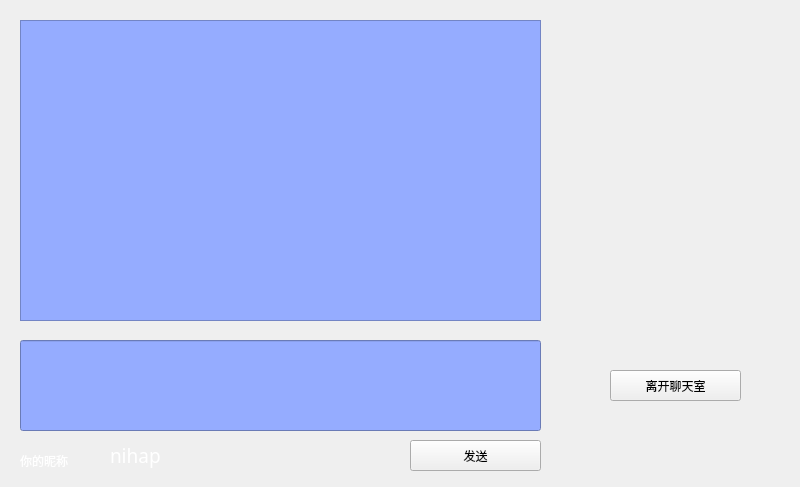
<?xml version="1.0" encoding="UTF-8"?>
<ui version="4.0">
 <class>TcpClient</class>
 <widget class="QWidget" name="TcpClient">
  <property name="geometry">
   <rect>
    <x>0</x>
    <y>0</y>
    <width>800</width>
    <height>487</height>
   </rect>
  </property>
  <property name="windowTitle">
   <string>聊天室</string>
  </property>
  <property name="styleSheet">
   <string notr="true">#TcpClient
{
	background-image: url(:/new/prefix1/alena-aenami19.jpg);
}</string>
  </property>
  <widget class="QLabel" name="userName">
   <property name="geometry">
    <rect>
     <x>110</x>
     <y>440</y>
     <width>141</width>
     <height>31</height>
    </rect>
   </property>
   <property name="font">
    <font>
     <family>黑体</family>
     <pointsize>14</pointsize>
    </font>
   </property>
   <property name="styleSheet">
    <string notr="true">color: rgb(255, 255, 255);</string>
   </property>
   <property name="text">
    <string>nihap</string>
   </property>
  </widget>
  <widget class="QLineEdit" name="sendLineEdit">
   <property name="geometry">
    <rect>
     <x>20</x>
     <y>340</y>
     <width>521</width>
     <height>91</height>
    </rect>
   </property>
   <property name="font">
    <font>
     <family>Adobe Devanagari</family>
     <pointsize>11</pointsize>
    </font>
   </property>
   <property name="styleSheet">
    <string notr="true">background-color: rgb(149, 172, 255);</string>
   </property>
  </widget>
  <widget class="QPushButton" name="sendBtn">
   <property name="geometry">
    <rect>
     <x>410</x>
     <y>440</y>
     <width>131</width>
     <height>31</height>
    </rect>
   </property>
   <property name="text">
    <string>发送</string>
   </property>
  </widget>
  <widget class="QListWidget" name="contentListWidget">
   <property name="geometry">
    <rect>
     <x>20</x>
     <y>20</y>
     <width>521</width>
     <height>301</height>
    </rect>
   </property>
   <property name="font">
    <font>
     <family>Adobe Devanagari</family>
     <pointsize>11</pointsize>
    </font>
   </property>
   <property name="styleSheet">
    <string notr="true">background-color: rgb(149, 172, 255);</string>
   </property>
  </widget>
  <widget class="QPushButton" name="logoutBtn">
   <property name="geometry">
    <rect>
     <x>610</x>
     <y>370</y>
     <width>131</width>
     <height>31</height>
    </rect>
   </property>
   <property name="text">
    <string>离开聊天室</string>
   </property>
  </widget>
  <widget class="QLabel" name="label">
   <property name="geometry">
    <rect>
     <x>20</x>
     <y>450</y>
     <width>91</width>
     <height>21</height>
    </rect>
   </property>
   <property name="styleSheet">
    <string notr="true">color: rgb(255, 255, 255);</string>
   </property>
   <property name="text">
    <string>你的昵称</string>
   </property>
  </widget>
 </widget>
 <resources/>
 <connections/>
</ui>
